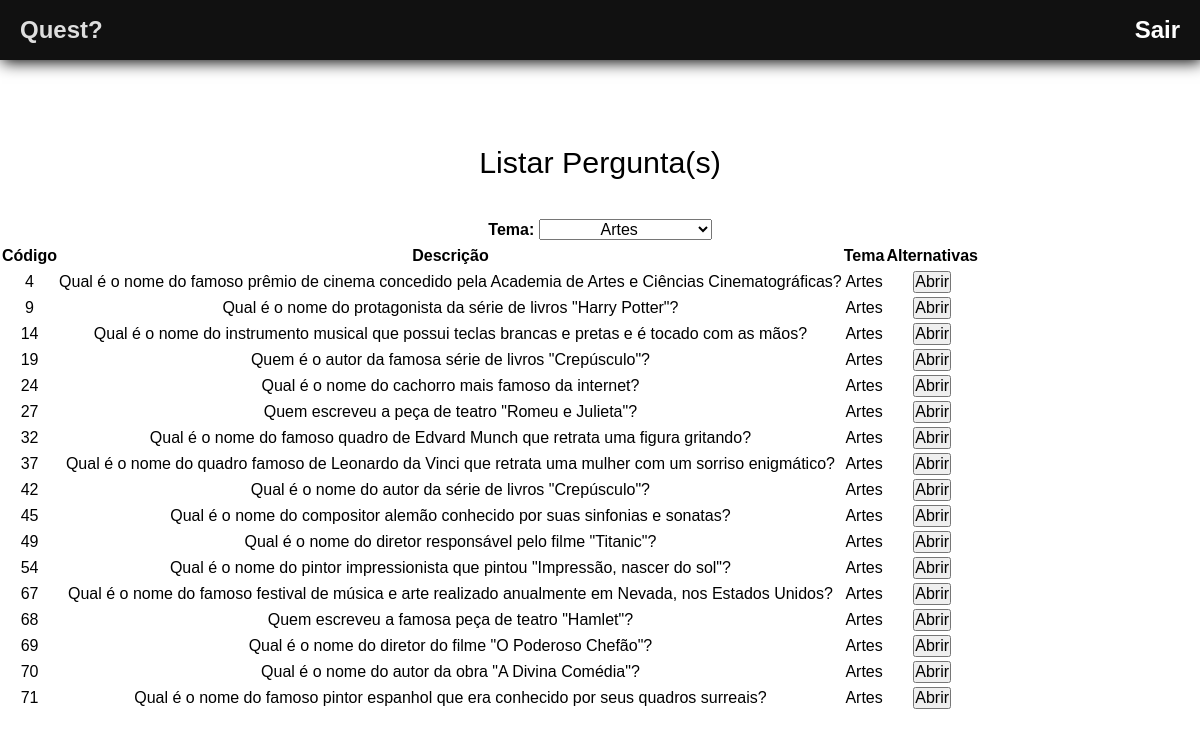
Page /sistema/mostrarPergunta.php?tema=4 on the committed database.
### tables this page shows
CREATE TABLE tema (
    id_tema INTEGER  PRIMARY KEY AUTOINCREMENT,
    desc_tema VARCHAR(255) NOT NULL
);

CREATE TABLE pergunta(
    id_pergunta INTEGER PRIMARY KEY AUTOINCREMENT,
    desc_pergunta VARCHAR(200),
    id_tema_pergunta INTEGER,
    id_alternativa_pergunta INTEGER
);

### sistema/mostrarPergunta.php (the view, shortened to what this page needs)
<?php
    include_once("templates/header.php");
?>
    <legend>Listar Pergunta(s)</legend>
                    <label class="fa__labels" for="select-theme">Tema:</label>
                    <?php
                        $tema = 0;
                        if(isset($_GET['tema']) and $_GET['tema'] != 0)
                        {
                            $tema = $_GET['tema'];
                        }
                        echo '<select name="tema"
                            onchange="this.options[this.selectedIndex].value &&
                                (window.location = this.options[this.selectedIndex].value);"
                        >';
                        include "connection.php";
                        if($tema != 0){
                            $sqlTemaEscolhido = "SELECT id_tema, desc_tema FROM tema WHERE id_tema = $tema ;";
                            $resSqlTemaEscolhido = $db->query($sqlTemaEscolhido);
                            $dadosTemaEscolhido = $resSqlTemaEscolhido->fetchArray();
                            echo "<option value=''>$dadosTemaEscolhido[1]</option>";
                        }
                        echo "</select>";
                    ?>
<table>
    <thead>
        <tr>
            <th>Código</th>
            <th>Descrição</th>
            <th>Tema</th>
            <th>Alternativas</th>
        </tr>
    </thead>
    <tbody>
    <?php
        include "connection.php";
        if($tema != 0){
            $sqlPergunta = "SELECT id_pergunta,desc_pergunta,desc_tema,id_alternativa_pergunta
         FROM pergunta
         INNER JOIN tema ON pergunta.id_tema_pergunta = tema.id_tema
         WHERE pergunta.id_tema_pergunta = $tema;";
        }else{
            $sqlPergunta = "SELECT id_pergunta,desc_pergunta,desc_tema,id_alternativa_pergunta
         FROM pergunta
         INNER JOIN tema ON pergunta.id_tema_pergunta = tema.id_tema;";
        }
        $resSqlPergunta = $db->query($sqlPergunta);
        while($dadosPergunta = $resSqlPergunta->fetchArray())
        {
            echo "<tr>";
            echo "<td>$dadosPergunta[0]</td>";
            echo "<td>$dadosPergunta[1]</td>";
            echo "<td>$dadosPergunta[2]</td>";
            echo "<td><input type='button' value='Abrir'></td>";
            echo "</tr>";
        }
    ?>
    </tbody>
</table>
<?php
    include_once("templates/footer.php");
?>

### sistema/css/style.css (style rules this page uses)
* { margin: 0px; padding: 0px; outline: 0px; font-size: 16px; text-decoration: none; font-family: Arial, Helvetica, sans-serif; }
body { overflow-x: hidden; }
.fa__labels { font-weight: 600; margin-top: 10px; }
* { margin: 0px; padding: 0px; outline: 0px; font-size: 16px; text-decoration: none; text-align: center; line-height: 2; font-family: Arial, Helvetica, sans-serif; }
legend { font-size: 1.9rem; margin-top: 5rem; }
* { margin: 0px; padding: 0px; outline: 0px; font-size: 16px; text-decoration: none; text-align: center; line-height: 1.5; font-family: Arial, Helvetica, sans-serif; }
legend { font-size: 1.9rem; margin-bottom: 2rem; }
.fa__labels { font-weight: 600; margin-top: 3rem; }

### rows in the picture
tema: tema "Artes"
pergunta: id_pergunta "4", desc_pergunta "Qual é o nome do famoso prêmio de cinema concedido pela Academia de Artes e Ciências Cinematográficas?", tema.desc_tema "Artes"
pergunta: id_pergunta "9", desc_pergunta "Qual é o nome do protagonista da série de livros \"Harry Potter\"?", tema.desc_tema "Artes"
pergunta: id_pergunta "14", desc_pergunta "Qual é o nome do instrumento musical que possui teclas brancas e pretas e é tocado com as mãos?", tema.desc_tema "Artes"
pergunta: id_pergunta "19", desc_pergunta "Quem é o autor da famosa série de livros \"Crepúsculo\"?", tema.desc_tema "Artes"
pergunta: id_pergunta "24", desc_pergunta "Qual é o nome do cachorro mais famoso da internet?", tema.desc_tema "Artes"
pergunta: id_pergunta "27", desc_pergunta "Quem escreveu a peça de teatro \"Romeu e Julieta\"?", tema.desc_tema "Artes"
pergunta: id_pergunta "32", desc_pergunta "Qual é o nome do famoso quadro de Edvard Munch que retrata uma figura gritando?", tema.desc_tema "Artes"
pergunta: id_pergunta "37", desc_pergunta "Qual é o nome do quadro famoso de Leonardo da Vinci que retrata uma mulher com um sorriso enigmático?", tema.desc_tema "Artes"
pergunta: id_pergunta "42", desc_pergunta "Qual é o nome do autor da série de livros \"Crepúsculo\"?", tema.desc_tema "Artes"
pergunta: id_pergunta "45", desc_pergunta "Qual é o nome do compositor alemão conhecido por suas sinfonias e sonatas?", tema.desc_tema "Artes"
pergunta: id_pergunta "49", desc_pergunta "Qual é o nome do diretor responsável pelo filme \"Titanic\"?", tema.desc_tema "Artes"
pergunta: id_pergunta "54", desc_pergunta "Qual é o nome do pintor impressionista que pintou \"Impressão, nascer do sol\"?", tema.desc_tema "Artes"
pergunta: id_pergunta "67", desc_pergunta "Qual é o nome do famoso festival de música e arte realizado anualmente em Nevada, nos Estados Unidos?", tema.desc_tema "Artes"
pergunta: id_pergunta "68", desc_pergunta "Quem escreveu a famosa peça de teatro \"Hamlet\"?", tema.desc_tema "Artes"
pergunta: id_pergunta "69", desc_pergunta "Qual é o nome do diretor do filme \"O Poderoso Chefão\"?", tema.desc_tema "Artes"
pergunta: id_pergunta "70", desc_pergunta "Qual é o nome do autor da obra \"A Divina Comédia\"?", tema.desc_tema "Artes"
pergunta: id_pergunta "71", desc_pergunta "Qual é o nome do famoso pintor espanhol que era conhecido por seus quadros surreais?", tema.desc_tema "Artes"
